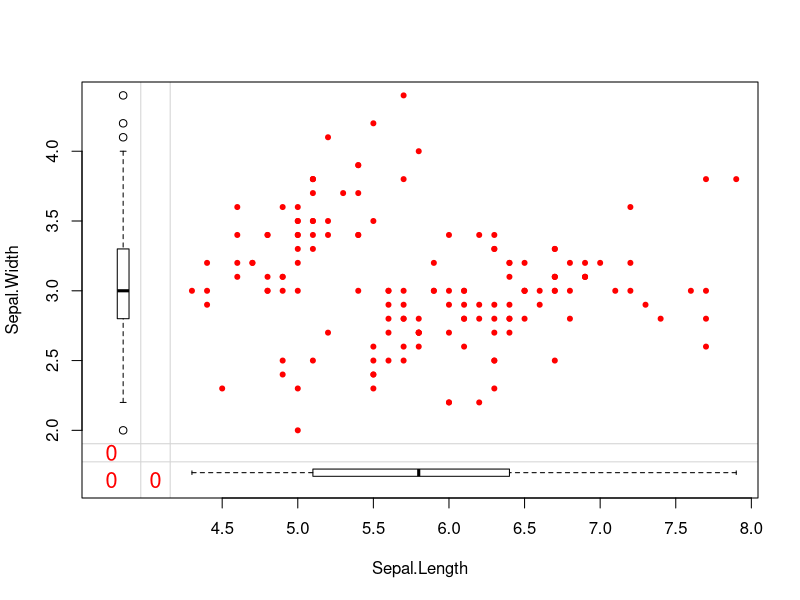

Reproduce this figure in R. (Note: this script raises an error after producing the figure.)
library(datasets)
library(mice)
library(VIM)

#Look at IRIS dataset and save it in a dataframe
?iris
rawData <- iris
rawData

marginplot(rawData[, c("Sepal.Length", "Sepal.Width")], pch =20, col = c("red"), cex.numbers = 1.3)

#lm_model <- lm(Petal.Length ~ Petal.Width ,data = rawData)
#summary(lm_model)

#Look at the data summary
summary(rawData)

#Generate 10% missing values at Random 
missing_data <- prodNA(rawData, noNA = 0.1)

#Check missing values introduced in the data
summary(missing_data)

#Look at pattern of missingness
md.pattern(missing_data)

#remove categorical variables
missing_data <- subset(missing_data, select = -c(Species))
head(missing_data)

#Plot the missingness pattern
missingness_plot <- aggr(missing_data, col=c('navyblue','yellow'),
                         numbers=TRUE, sortVars=TRUE,
                         labels=names(missing_data), cex.axis=.7,
                         gap=3, ylab=c("Missing data","Pattern"))

#Plotting margin plot
marginplot(missing_data[, c("Sepal.Length", "Sepal.Width")], col = mdc(1:2), cex.numbers = 1.2, pch = 19)

#Generate complete imputed datasets
imputed_Data <- mice(iris.mis, m=5, maxit = 50, method = 'pmm', seed = 500)
summary(imputed_Data)

#Plotting and comparing values with xyplot()
xyplot(imputed_Data, Sepal.Length ~ Sepal.Width | .imp, pch = 20, cex = 1.4)

#make a density plot
densityplot(imputed_Data)

#check imputed values
imputed_Data$imp$Sepal.Width

#get complete data ( 2nd out of 5)
completeData <- complete(imputed_Data,2)
completeData

#build predictive model
fit <- with(data = imputed_Data, exp = lm(Sepal.Width ~ Sepal.Length + Petal.Width))

#combine results of all 5 models
combine <- pool(fit)
summary(combine)
